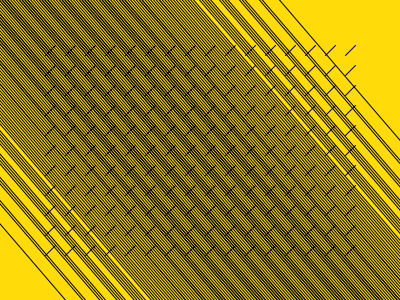
Frame 1 (no input)
Frame 60 (the mouse pressed at the canvas centre just before this capture): identical to frame 1, image omitted
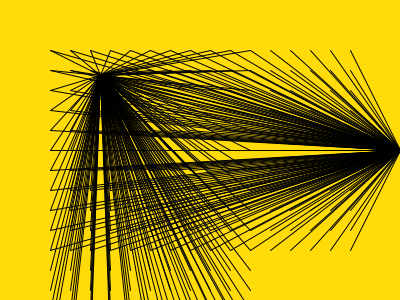
Frame 120 (the mouse held since frame 60 and released just before this capture)

The Processing sketch that drew these frames (run headless with seeded random() and noise(); from frame 60 on, the mouse is pressed at the canvas centre):

// Processing sketch: processing_57162
// ── processing_57162.pde

int option = 1;

void setup() {

size(400, 300);

smooth();

noFill();

}



void draw() {

background(255,219,10);



if (option == 1) {

// Option 1: Stitches

for (int x = 50; x <= width-50; x += 20) {

for (int y = 50; y <= height-50; y+=20) {

line(x-685, y-765, x+555, y+678);

line(x+5, y-5, x-5, y+5);

}

}

} 

else if (option == 2) {

// Option 2: Perspective

for (int x = 50; x <= width-50; x += 20) {

for (int y = 50; y <= height-50; y+=20) {

line(x, y, width/1, height/2);
line(y, x, width/4, height/4);
}

}

} 

else if (option == 3) {

// Option 3: Overlapping circles

for (int x = 50; x <= width-50; x += 20) {

for (int y = 50; y <= height-50; y+=20) {

ellipse(x, y, 650, 530);
ellipse(x, y, 450, 345);
}

}

} 

else if (option == 4) {

// Option 4: Rotating arcs

int count = 120;

for (int x = 50; x <= width-50; x += 20) {

for (int y = 50; y <= height-50; y+=20) {

float s = map(count, 120, 0, 0, TWO_PI*2);

arc(x, y, 514, 514, s, s + PI);


count--;

}

}

} 

else if (option == 5) {

// Option 5: Groups of fiv
for (int x = 50; x < width-50; x += 20) {
for (int y = 50; y < height-50; y+=20) {
//rect(x-10, y-10, 22, 22);
for (int i = 0; i < 16; i+=4) {
line(x + i, y, x + i, y + 2);
}
line(x, y, x + 712, y + 2);
}
}
}
else if (option == 6) {
rect(10, 10 ,25, 25);
}
}



void mousePressed() {

option++;

if (option > 6) option = 1;

}
